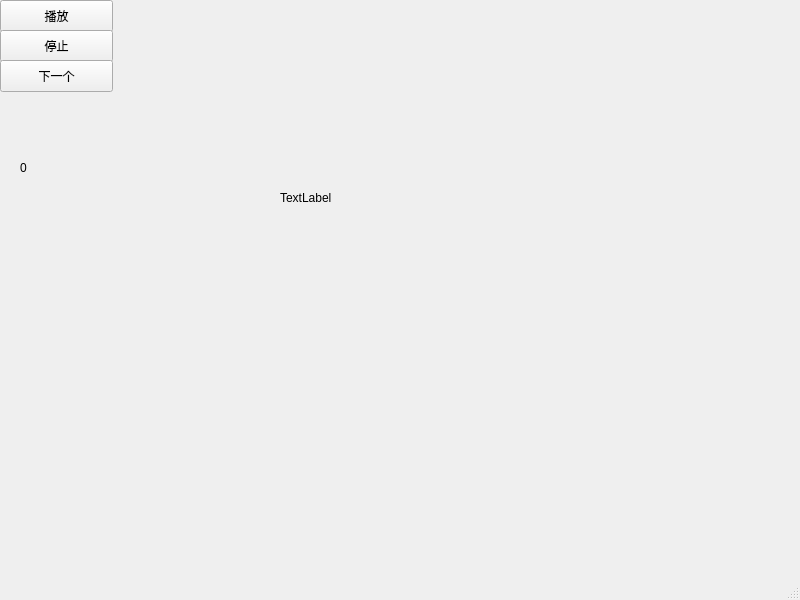
<?xml version="1.0" encoding="UTF-8"?>
<ui version="4.0">
 <class>MainWindow</class>
 <widget class="QMainWindow" name="MainWindow">
  <property name="geometry">
   <rect>
    <x>0</x>
    <y>0</y>
    <width>800</width>
    <height>600</height>
   </rect>
  </property>
  <property name="windowTitle">
   <string>MainWindow</string>
  </property>
  <widget class="QWidget" name="centralwidget">
   <widget class="QPushButton" name="playButton">
    <property name="geometry">
     <rect>
      <x>0</x>
      <y>0</y>
      <width>113</width>
      <height>32</height>
     </rect>
    </property>
    <property name="text">
     <string>播放</string>
    </property>
   </widget>
   <widget class="QLabel" name="label">
    <property name="geometry">
     <rect>
      <x>280</x>
      <y>190</y>
      <width>60</width>
      <height>16</height>
     </rect>
    </property>
    <property name="text">
     <string>TextLabel</string>
    </property>
   </widget>
   <widget class="QPushButton" name="stopButton">
    <property name="geometry">
     <rect>
      <x>0</x>
      <y>30</y>
      <width>113</width>
      <height>32</height>
     </rect>
    </property>
    <property name="text">
     <string>停止</string>
    </property>
   </widget>
   <widget class="QPushButton" name="nextButton">
    <property name="geometry">
     <rect>
      <x>0</x>
      <y>60</y>
      <width>113</width>
      <height>32</height>
     </rect>
    </property>
    <property name="text">
     <string>下一个</string>
    </property>
   </widget>
   <widget class="QLabel" name="indexLabel">
    <property name="geometry">
     <rect>
      <x>20</x>
      <y>160</y>
      <width>60</width>
      <height>16</height>
     </rect>
    </property>
    <property name="text">
     <string>0</string>
    </property>
   </widget>
  </widget>
  <widget class="QMenuBar" name="menubar">
   <property name="geometry">
    <rect>
     <x>0</x>
     <y>0</y>
     <width>800</width>
     <height>24</height>
    </rect>
   </property>
  </widget>
  <widget class="QStatusBar" name="statusbar"/>
 </widget>
 <resources/>
 <connections/>
</ui>
